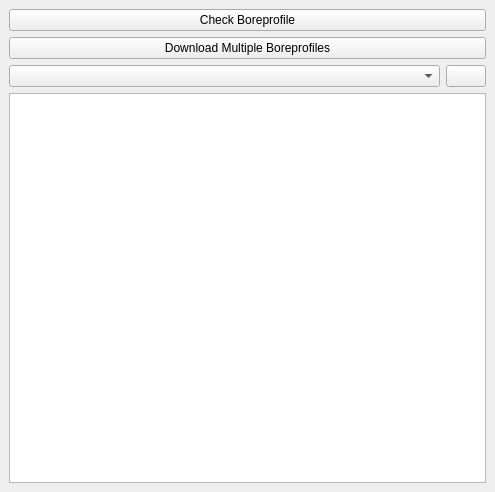
<?xml version="1.0" encoding="UTF-8"?>
<ui version="4.0">
 <class>TerraIndexDockWidgetBase</class>
 <widget class="QDockWidget" name="TerraIndexDockWidgetBase">
  <property name="geometry">
   <rect>
    <x>0</x>
    <y>0</y>
    <width>495</width>
    <height>492</height>
   </rect>
  </property>
  <property name="windowTitle">
   <string>TerraIndex</string>
  </property>
  <widget class="QWidget" name="dockWidgetContents">
   <layout class="QGridLayout" name="gridLayout">
    <item row="7" column="0" colspan="2">
     <widget class="QGraphicsView" name="graphicsView"/>
    </item>
    <item row="1" column="0" colspan="2">
     <widget class="QPushButton" name="PB_downloadpdf">
      <property name="text">
       <string>Download Multiple Boreprofiles</string>
      </property>
     </widget>
    </item>
    <item row="5" column="0">
     <widget class="QComboBox" name="CB_layout">
      <property name="currentText">
       <string/>
      </property>
     </widget>
    </item>
    <item row="0" column="0" colspan="2">
     <widget class="QPushButton" name="PB_boreprofile">
      <property name="text">
       <string>Check Boreprofile</string>
      </property>
     </widget>
    </item>
    <item row="5" column="1">
     <widget class="QPushButton" name="PB_updateLayouts">
      <property name="sizePolicy">
       <sizepolicy hsizetype="Maximum" vsizetype="Fixed">
        <horstretch>0</horstretch>
        <verstretch>0</verstretch>
       </sizepolicy>
      </property>
      <property name="text">
       <string/>
      </property>
      <property name="icon">
       <iconset>
        <normaloff>../../../../../../../../../Downloads/reload2.gif</normaloff>../../../../../../../../../Downloads/reload2.gif</iconset>
      </property>
     </widget>
    </item>
   </layout>
  </widget>
 </widget>
 <resources/>
 <connections/>
</ui>
